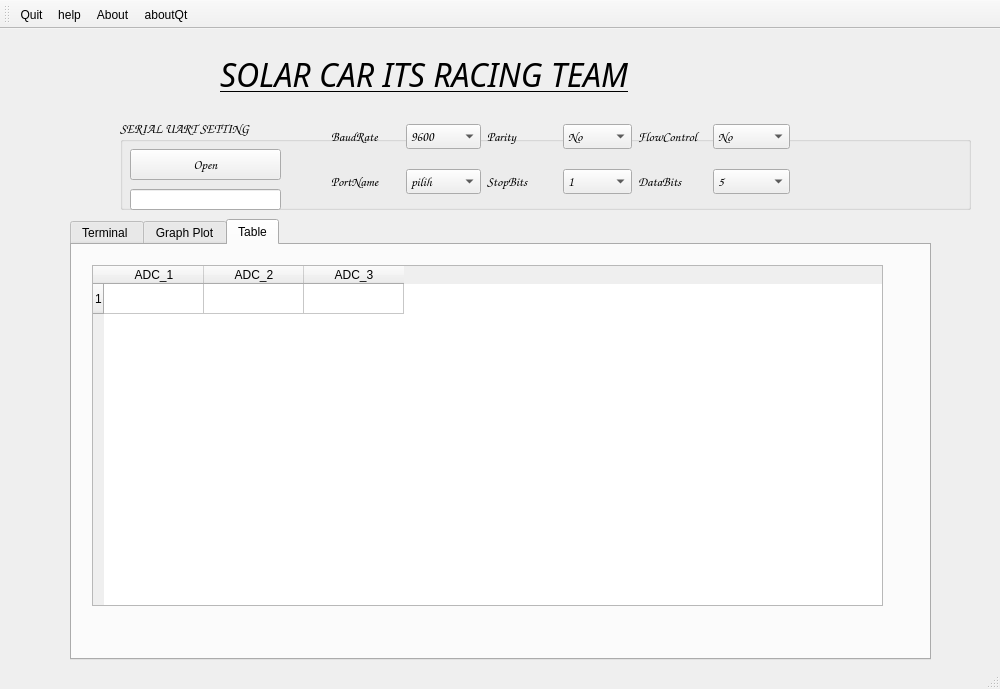
<?xml version="1.0" encoding="UTF-8"?>
<ui version="4.0">
 <class>interfacing</class>
 <widget class="QMainWindow" name="interfacing">
  <property name="geometry">
   <rect>
    <x>0</x>
    <y>0</y>
    <width>1000</width>
    <height>689</height>
   </rect>
  </property>
  <property name="minimumSize">
   <size>
    <width>1000</width>
    <height>0</height>
   </size>
  </property>
  <property name="windowTitle">
   <string>interfacing</string>
  </property>
  <widget class="QWidget" name="centralWidget">
   <widget class="QTabWidget" name="tabWidget">
    <property name="geometry">
     <rect>
      <x>70</x>
      <y>190</y>
      <width>861</width>
      <height>441</height>
     </rect>
    </property>
    <property name="currentIndex">
     <number>2</number>
    </property>
    <widget class="QWidget" name="tab">
     <attribute name="title">
      <string>Terminal </string>
     </attribute>
     <widget class="QPlainTextEdit" name="txt_Terminal">
      <property name="geometry">
       <rect>
        <x>60</x>
        <y>60</y>
        <width>761</width>
        <height>281</height>
       </rect>
      </property>
     </widget>
     <widget class="QCheckBox" name="chk_LocalEcho">
      <property name="geometry">
       <rect>
        <x>30</x>
        <y>20</y>
        <width>101</width>
        <height>21</height>
       </rect>
      </property>
      <property name="text">
       <string>Local Echo</string>
      </property>
     </widget>
     <widget class="QPushButton" name="btn_send">
      <property name="geometry">
       <rect>
        <x>360</x>
        <y>20</y>
        <width>85</width>
        <height>27</height>
       </rect>
      </property>
      <property name="text">
       <string>Send !</string>
      </property>
     </widget>
     <widget class="QPlainTextEdit" name="txt_kirimstring">
      <property name="geometry">
       <rect>
        <x>170</x>
        <y>20</y>
        <width>181</width>
        <height>31</height>
       </rect>
      </property>
     </widget>
     <widget class="QPushButton" name="btn_Clear">
      <property name="geometry">
       <rect>
        <x>470</x>
        <y>20</y>
        <width>131</width>
        <height>27</height>
       </rect>
      </property>
      <property name="text">
       <string>Clear Terminal</string>
      </property>
     </widget>
    </widget>
    <widget class="QWidget" name="tab_2">
     <attribute name="title">
      <string>Graph Plot</string>
     </attribute>
     <widget class="QCustomPlot" name="wgt_GraphPlot" native="true">
      <property name="geometry">
       <rect>
        <x>10</x>
        <y>40</y>
        <width>841</width>
        <height>351</height>
       </rect>
      </property>
     </widget>
     <widget class="QPushButton" name="btn_ClearGraph">
      <property name="geometry">
       <rect>
        <x>320</x>
        <y>0</y>
        <width>161</width>
        <height>27</height>
       </rect>
      </property>
      <property name="text">
       <string>Clear Graph</string>
      </property>
     </widget>
    </widget>
    <widget class="QWidget" name="tab_3">
     <attribute name="title">
      <string>Table</string>
     </attribute>
     <widget class="QTableWidget" name="tbl_inputdata">
      <property name="geometry">
       <rect>
        <x>20</x>
        <y>20</y>
        <width>791</width>
        <height>341</height>
       </rect>
      </property>
      <row>
       <property name="text">
        <string>1</string>
       </property>
      </row>
      <column>
       <property name="text">
        <string>ADC_1</string>
       </property>
      </column>
      <column>
       <property name="text">
        <string>ADC_2</string>
       </property>
      </column>
      <column>
       <property name="text">
        <string>ADC_3</string>
       </property>
      </column>
     </widget>
    </widget>
   </widget>
   <widget class="QGroupBox" name="groupBox_2">
    <property name="geometry">
     <rect>
      <x>120</x>
      <y>90</y>
      <width>851</width>
      <height>91</height>
     </rect>
    </property>
    <property name="font">
     <font>
      <family>Comic Sans MS</family>
      <pointsize>10</pointsize>
     </font>
    </property>
    <property name="title">
     <string>SERIAL UART SETTING</string>
    </property>
    <widget class="QPushButton" name="btn_Open">
     <property name="geometry">
      <rect>
       <x>10</x>
       <y>30</y>
       <width>151</width>
       <height>31</height>
      </rect>
     </property>
     <property name="text">
      <string>Open</string>
     </property>
    </widget>
    <widget class="QLineEdit" name="txt_portname">
     <property name="geometry">
      <rect>
       <x>10</x>
       <y>70</y>
       <width>151</width>
       <height>21</height>
      </rect>
     </property>
    </widget>
    <widget class="QWidget" name="gridLayoutWidget">
     <property name="geometry">
      <rect>
       <x>200</x>
       <y>-20</y>
       <width>481</width>
       <height>121</height>
      </rect>
     </property>
     <layout class="QGridLayout" name="gridLayout">
      <item row="0" column="4">
       <widget class="QLabel" name="label_16">
        <property name="text">
         <string>FlowControl</string>
        </property>
       </widget>
      </item>
      <item row="0" column="3">
       <widget class="QComboBox" name="cmb_Parity">
        <property name="currentText">
         <string>No</string>
        </property>
        <item>
         <property name="text">
          <string>No</string>
         </property>
        </item>
        <item>
         <property name="text">
          <string>Even</string>
         </property>
        </item>
        <item>
         <property name="text">
          <string>Odd</string>
         </property>
        </item>
        <item>
         <property name="text">
          <string>Space</string>
         </property>
        </item>
        <item>
         <property name="text">
          <string>Mark</string>
         </property>
        </item>
       </widget>
      </item>
      <item row="0" column="0">
       <widget class="QLabel" name="label_4">
        <property name="text">
         <string>BaudRate</string>
        </property>
       </widget>
      </item>
      <item row="0" column="1">
       <widget class="QComboBox" name="cmb_Baud">
        <property name="currentText">
         <string>9600</string>
        </property>
        <property name="currentIndex">
         <number>0</number>
        </property>
        <item>
         <property name="text">
          <string>9600</string>
         </property>
        </item>
        <item>
         <property name="text">
          <string>38400</string>
         </property>
        </item>
        <item>
         <property name="text">
          <string>57600</string>
         </property>
        </item>
        <item>
         <property name="text">
          <string>115200</string>
         </property>
        </item>
        <item>
         <property name="text">
          <string>Pilih</string>
         </property>
        </item>
       </widget>
      </item>
      <item row="1" column="4">
       <widget class="QLabel" name="label_17">
        <property name="text">
         <string>DataBits</string>
        </property>
       </widget>
      </item>
      <item row="0" column="2">
       <widget class="QLabel" name="label_6">
        <property name="text">
         <string>Parity</string>
        </property>
       </widget>
      </item>
      <item row="1" column="0">
       <widget class="QLabel" name="label_5">
        <property name="text">
         <string>PortName</string>
        </property>
       </widget>
      </item>
      <item row="1" column="1">
       <widget class="QComboBox" name="cmb_Port">
        <item>
         <property name="text">
          <string>pilih</string>
         </property>
        </item>
        <item>
         <property name="text">
          <string>ttyUSB0</string>
         </property>
        </item>
        <item>
         <property name="text">
          <string>ttyACM4</string>
         </property>
        </item>
        <item>
         <property name="text">
          <string>rfcomm0</string>
         </property>
        </item>
        <item>
         <property name="text">
          <string>ttyUSB1</string>
         </property>
        </item>
        <item>
         <property name="text">
          <string>ttyUSB2</string>
         </property>
        </item>
        <item>
         <property name="text">
          <string>ttyATK0</string>
         </property>
        </item>
        <item>
         <property name="text">
          <string>ttyATK1</string>
         </property>
        </item>
        <item>
         <property name="text">
          <string>ttyATK2</string>
         </property>
        </item>
        <item>
         <property name="text">
          <string>ttyACM0</string>
         </property>
        </item>
        <item>
         <property name="text">
          <string>ttyACM1</string>
         </property>
        </item>
        <item>
         <property name="text">
          <string>ttyACM2</string>
         </property>
        </item>
       </widget>
      </item>
      <item row="1" column="2">
       <widget class="QLabel" name="label_7">
        <property name="text">
         <string>StopBits</string>
        </property>
       </widget>
      </item>
      <item row="1" column="3">
       <widget class="QComboBox" name="cmb_StopBits">
        <property name="layoutDirection">
         <enum>Qt::LeftToRight</enum>
        </property>
        <property name="sizeAdjustPolicy">
         <enum>QComboBox::AdjustToMinimumContentsLengthWithIcon</enum>
        </property>
        <item>
         <property name="text">
          <string>1</string>
         </property>
        </item>
        <item>
         <property name="text">
          <string>1.5</string>
         </property>
        </item>
        <item>
         <property name="text">
          <string>2</string>
         </property>
        </item>
       </widget>
      </item>
      <item row="0" column="5">
       <widget class="QComboBox" name="cmb_FlowControl">
        <property name="currentText">
         <string>No</string>
        </property>
        <item>
         <property name="text">
          <string>No</string>
         </property>
        </item>
        <item>
         <property name="text">
          <string>Hardware</string>
         </property>
        </item>
        <item>
         <property name="text">
          <string>Software</string>
         </property>
        </item>
       </widget>
      </item>
      <item row="1" column="5">
       <widget class="QComboBox" name="cmb_DataBits">
        <property name="currentText">
         <string>5</string>
        </property>
        <item>
         <property name="text">
          <string>5</string>
         </property>
        </item>
        <item>
         <property name="text">
          <string>6</string>
         </property>
        </item>
        <item>
         <property name="text">
          <string>7</string>
         </property>
        </item>
        <item>
         <property name="text">
          <string>8</string>
         </property>
        </item>
       </widget>
      </item>
     </layout>
    </widget>
   </widget>
   <widget class="QLabel" name="label">
    <property name="geometry">
     <rect>
      <x>220</x>
      <y>20</y>
      <width>581</width>
      <height>51</height>
     </rect>
    </property>
    <property name="font">
     <font>
      <family>Purisa</family>
      <pointsize>24</pointsize>
      <italic>true</italic>
      <underline>true</underline>
     </font>
    </property>
    <property name="text">
     <string>SOLAR CAR ITS RACING TEAM</string>
    </property>
   </widget>
  </widget>
  <widget class="QMenuBar" name="menuBar">
   <property name="geometry">
    <rect>
     <x>0</x>
     <y>0</y>
     <width>1000</width>
     <height>23</height>
    </rect>
   </property>
  </widget>
  <widget class="QToolBar" name="mainToolBar">
   <attribute name="toolBarArea">
    <enum>TopToolBarArea</enum>
   </attribute>
   <attribute name="toolBarBreak">
    <bool>false</bool>
   </attribute>
   <addaction name="actionQuit"/>
   <addaction name="actionHelp"/>
   <addaction name="actionAbout"/>
   <addaction name="actionAboutQt"/>
  </widget>
  <widget class="QStatusBar" name="statusBar"/>
  <action name="actionAbout">
   <property name="text">
    <string>About</string>
   </property>
  </action>
  <action name="actionHelp">
   <property name="text">
    <string>help</string>
   </property>
  </action>
  <action name="actionEdit">
   <property name="text">
    <string>edit</string>
   </property>
  </action>
  <action name="actionQuit">
   <property name="text">
    <string>Quit</string>
   </property>
  </action>
  <action name="actionAboutQt">
   <property name="text">
    <string>aboutQt</string>
   </property>
  </action>
 </widget>
 <layoutdefault spacing="6" margin="11"/>
 <customwidgets>
  <customwidget>
   <class>QCustomPlot</class>
   <extends>QWidget</extends>
   <header>qcustomplot/qcustomplot.h</header>
   <container>1</container>
  </customwidget>
 </customwidgets>
 <resources/>
 <connections/>
</ui>
